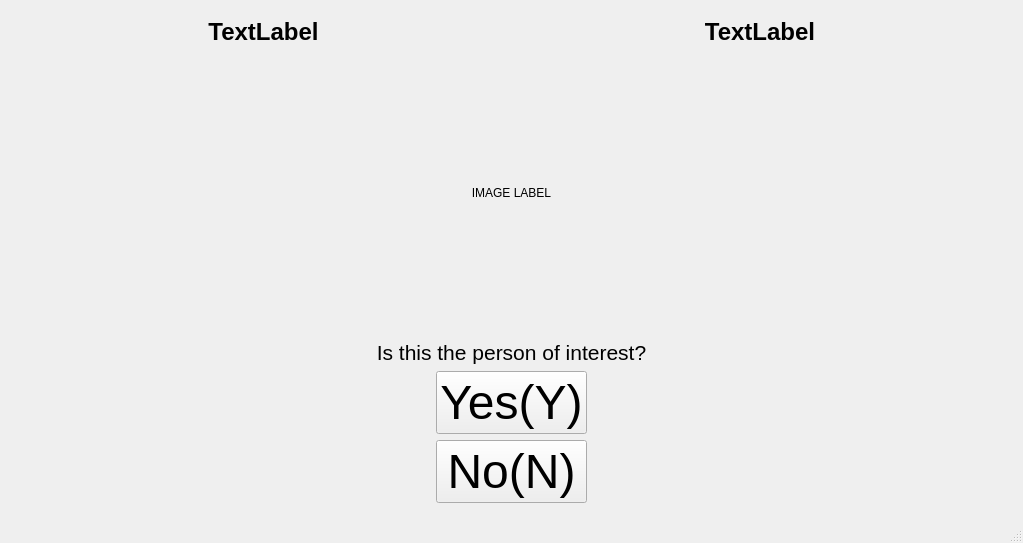
<?xml version="1.0" encoding="UTF-8"?>
<ui version="4.0">
 <class>MainWindow</class>
 <widget class="QMainWindow" name="MainWindow">
  <property name="geometry">
   <rect>
    <x>0</x>
    <y>0</y>
    <width>1023</width>
    <height>543</height>
   </rect>
  </property>
  <property name="windowTitle">
   <string>MainWindow</string>
  </property>
  <widget class="QWidget" name="centralwidget">
   <layout class="QVBoxLayout" name="verticalLayout_2">
    <item>
     <widget class="QStackedWidget" name="stackedWidget">
      <property name="currentIndex">
       <number>2</number>
      </property>
      <widget class="QWidget" name="page">
       <layout class="QVBoxLayout" name="verticalLayout_3">
        <item>
         <layout class="QVBoxLayout" name="verticalLayout">
          <item>
           <widget class="QLabel" name="label">
            <property name="font">
             <font>
              <pointsize>56</pointsize>
              <weight>75</weight>
              <bold>true</bold>
             </font>
            </property>
            <property name="text">
             <string>Find-A-Person</string>
            </property>
            <property name="alignment">
             <set>Qt::AlignCenter</set>
            </property>
           </widget>
          </item>
          <item>
           <layout class="QGridLayout" name="gridLayout">
            <item row="1" column="0">
             <widget class="QLabel" name="label_2">
              <property name="font">
               <font>
                <pointsize>20</pointsize>
               </font>
              </property>
              <property name="text">
               <string>Image Directory : </string>
              </property>
              <property name="alignment">
               <set>Qt::AlignRight|Qt::AlignTrailing|Qt::AlignVCenter</set>
              </property>
             </widget>
            </item>
            <item row="2" column="0">
             <widget class="QLabel" name="label_3">
              <property name="font">
               <font>
                <pointsize>20</pointsize>
               </font>
              </property>
              <property name="text">
               <string>POI Directory : </string>
              </property>
              <property name="alignment">
               <set>Qt::AlignRight|Qt::AlignTrailing|Qt::AlignVCenter</set>
              </property>
             </widget>
            </item>
            <item row="1" column="2">
             <widget class="QPushButton" name="button_browse_image_dir">
              <property name="font">
               <font>
                <pointsize>20</pointsize>
               </font>
              </property>
              <property name="text">
               <string>Browse</string>
              </property>
             </widget>
            </item>
            <item row="1" column="1">
             <widget class="QLineEdit" name="line_image_dir_path">
              <property name="font">
               <font>
                <pointsize>20</pointsize>
               </font>
              </property>
             </widget>
            </item>
            <item row="2" column="2">
             <widget class="QPushButton" name="button_browse_poi_dir">
              <property name="font">
               <font>
                <pointsize>20</pointsize>
               </font>
              </property>
              <property name="text">
               <string>Browse</string>
              </property>
             </widget>
            </item>
            <item row="2" column="1">
             <widget class="QLineEdit" name="line_poi_dir_path">
              <property name="font">
               <font>
                <pointsize>20</pointsize>
               </font>
              </property>
             </widget>
            </item>
            <item row="0" column="1">
             <widget class="QLineEdit" name="line_person_name">
              <property name="font">
               <font>
                <pointsize>20</pointsize>
               </font>
              </property>
              <property name="text">
               <string>PERSON_OF_INTEREST</string>
              </property>
              <property name="alignment">
               <set>Qt::AlignLeading|Qt::AlignLeft|Qt::AlignVCenter</set>
              </property>
             </widget>
            </item>
            <item row="0" column="0">
             <widget class="QLabel" name="label_6">
              <property name="font">
               <font>
                <pointsize>20</pointsize>
               </font>
              </property>
              <property name="text">
               <string>Name of Person :</string>
              </property>
              <property name="alignment">
               <set>Qt::AlignRight|Qt::AlignTrailing|Qt::AlignVCenter</set>
              </property>
             </widget>
            </item>
           </layout>
          </item>
          <item>
           <widget class="QLabel" name="label_4">
            <property name="text">
             <string>Image Directory - Path to a directory containing raw images to search for the person of interest.</string>
            </property>
           </widget>
          </item>
          <item>
           <widget class="QLabel" name="label_5">
            <property name="text">
             <string>POI Directory  - Path to a directory containing raw images of the person of interest. </string>
            </property>
           </widget>
          </item>
          <item>
           <spacer name="verticalSpacer">
            <property name="orientation">
             <enum>Qt::Vertical</enum>
            </property>
            <property name="sizeHint" stdset="0">
             <size>
              <width>20</width>
              <height>40</height>
             </size>
            </property>
           </spacer>
          </item>
          <item>
           <widget class="QPushButton" name="button_start_search">
            <property name="font">
             <font>
              <pointsize>36</pointsize>
             </font>
            </property>
            <property name="text">
             <string>Start</string>
            </property>
           </widget>
          </item>
         </layout>
        </item>
       </layout>
      </widget>
      <widget class="QWidget" name="page_2">
       <layout class="QVBoxLayout" name="verticalLayout_4">
        <item>
         <spacer name="verticalSpacer_2">
          <property name="orientation">
           <enum>Qt::Vertical</enum>
          </property>
          <property name="sizeHint" stdset="0">
           <size>
            <width>20</width>
            <height>40</height>
           </size>
          </property>
         </spacer>
        </item>
        <item>
         <widget class="QLabel" name="label_7">
          <property name="font">
           <font>
            <pointsize>16</pointsize>
            <weight>75</weight>
            <bold>true</bold>
           </font>
          </property>
          <property name="text">
           <string>Processing...</string>
          </property>
          <property name="alignment">
           <set>Qt::AlignCenter</set>
          </property>
         </widget>
        </item>
        <item>
         <widget class="QProgressBar" name="progress_image_proc">
          <property name="value">
           <number>0</number>
          </property>
         </widget>
        </item>
        <item>
         <widget class="QLabel" name="label_image_proc">
          <property name="text">
           <string>Image #0 of ??????????</string>
          </property>
          <property name="alignment">
           <set>Qt::AlignCenter</set>
          </property>
         </widget>
        </item>
        <item>
         <spacer name="verticalSpacer_3">
          <property name="orientation">
           <enum>Qt::Vertical</enum>
          </property>
          <property name="sizeHint" stdset="0">
           <size>
            <width>20</width>
            <height>40</height>
           </size>
          </property>
         </spacer>
        </item>
       </layout>
      </widget>
      <widget class="QWidget" name="page_3">
       <layout class="QVBoxLayout" name="verticalLayout_5">
        <item>
         <layout class="QHBoxLayout" name="horizontalLayout_2">
          <item>
           <widget class="QLabel" name="label_class">
            <property name="font">
             <font>
              <pointsize>18</pointsize>
              <weight>75</weight>
              <bold>true</bold>
             </font>
            </property>
            <property name="text">
             <string>TextLabel</string>
            </property>
            <property name="alignment">
             <set>Qt::AlignCenter</set>
            </property>
           </widget>
          </item>
          <item>
           <widget class="QLabel" name="label_conf">
            <property name="font">
             <font>
              <pointsize>18</pointsize>
              <weight>75</weight>
              <bold>true</bold>
             </font>
            </property>
            <property name="text">
             <string>TextLabel</string>
            </property>
            <property name="alignment">
             <set>Qt::AlignCenter</set>
            </property>
           </widget>
          </item>
         </layout>
        </item>
        <item>
         <widget class="QLabel" name="label_test_image">
          <property name="sizePolicy">
           <sizepolicy hsizetype="Preferred" vsizetype="Expanding">
            <horstretch>0</horstretch>
            <verstretch>0</verstretch>
           </sizepolicy>
          </property>
          <property name="text">
           <string>IMAGE LABEL</string>
          </property>
          <property name="alignment">
           <set>Qt::AlignCenter</set>
          </property>
         </widget>
        </item>
        <item>
         <widget class="QLabel" name="label_eval_title">
          <property name="sizePolicy">
           <sizepolicy hsizetype="Preferred" vsizetype="Minimum">
            <horstretch>0</horstretch>
            <verstretch>0</verstretch>
           </sizepolicy>
          </property>
          <property name="font">
           <font>
            <pointsize>16</pointsize>
           </font>
          </property>
          <property name="text">
           <string>Is this the person of interest?</string>
          </property>
          <property name="alignment">
           <set>Qt::AlignHCenter|Qt::AlignTop</set>
          </property>
         </widget>
        </item>
        <item>
         <layout class="QGridLayout" name="gridLayout_2">
          <item row="1" column="1">
           <widget class="QPushButton" name="button_no">
            <property name="font">
             <font>
              <pointsize>36</pointsize>
             </font>
            </property>
            <property name="text">
             <string>No(N)</string>
            </property>
           </widget>
          </item>
          <item row="0" column="1">
           <widget class="QPushButton" name="button_yes">
            <property name="font">
             <font>
              <pointsize>36</pointsize>
             </font>
            </property>
            <property name="text">
             <string>Yes(Y)</string>
            </property>
           </widget>
          </item>
          <item row="0" column="0">
           <spacer name="horizontalSpacer">
            <property name="orientation">
             <enum>Qt::Horizontal</enum>
            </property>
            <property name="sizeHint" stdset="0">
             <size>
              <width>40</width>
              <height>20</height>
             </size>
            </property>
           </spacer>
          </item>
          <item row="0" column="2">
           <spacer name="horizontalSpacer_2">
            <property name="orientation">
             <enum>Qt::Horizontal</enum>
            </property>
            <property name="sizeHint" stdset="0">
             <size>
              <width>40</width>
              <height>20</height>
             </size>
            </property>
           </spacer>
          </item>
         </layout>
        </item>
       </layout>
      </widget>
      <widget class="QWidget" name="page_4">
       <layout class="QVBoxLayout" name="verticalLayout_6">
        <item>
         <widget class="QLabel" name="label_10">
          <property name="sizePolicy">
           <sizepolicy hsizetype="Preferred" vsizetype="Minimum">
            <horstretch>0</horstretch>
            <verstretch>0</verstretch>
           </sizepolicy>
          </property>
          <property name="font">
           <font>
            <pointsize>32</pointsize>
           </font>
          </property>
          <property name="text">
           <string>Choose output directory:</string>
          </property>
          <property name="alignment">
           <set>Qt::AlignCenter</set>
          </property>
         </widget>
        </item>
        <item>
         <layout class="QHBoxLayout" name="horizontalLayout">
          <item>
           <widget class="QLabel" name="label_9">
            <property name="sizePolicy">
             <sizepolicy hsizetype="Preferred" vsizetype="Expanding">
              <horstretch>0</horstretch>
              <verstretch>0</verstretch>
             </sizepolicy>
            </property>
            <property name="text">
             <string>Output Image Path : </string>
            </property>
           </widget>
          </item>
          <item>
           <widget class="QLineEdit" name="line_output_path"/>
          </item>
          <item>
           <widget class="QPushButton" name="button_browse_output_dir">
            <property name="text">
             <string>Browse</string>
            </property>
           </widget>
          </item>
         </layout>
        </item>
        <item>
         <widget class="QPushButton" name="button_save_filtered_images">
          <property name="text">
           <string>Save then Close</string>
          </property>
         </widget>
        </item>
       </layout>
      </widget>
     </widget>
    </item>
   </layout>
  </widget>
  <widget class="QMenuBar" name="menubar">
   <property name="geometry">
    <rect>
     <x>0</x>
     <y>0</y>
     <width>1023</width>
     <height>25</height>
    </rect>
   </property>
  </widget>
  <widget class="QStatusBar" name="statusbar"/>
 </widget>
 <resources/>
 <connections/>
</ui>
